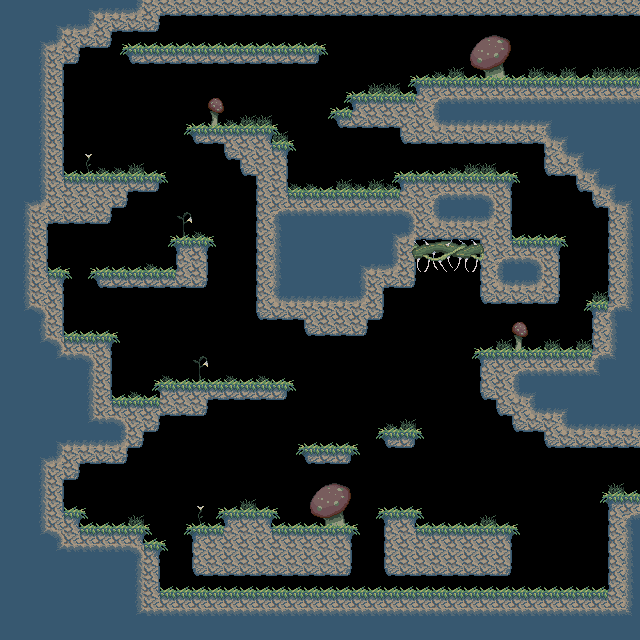

A level layout from a 2D game, rendered from its tile map. Below: a short description, then the map file with tile-grid data replaced by summaries:
An orthogonal 40x40 tile map with 16x16 px tiles, 3 tile layers (FarBack, NearBack, Ground) and 14 objects (4x blockMonster, 2x entrance, 2x exit, 2x pushyMonster, firePlant, ...).

<map version="1.0" orientation="orthogonal" width="40" height="40" tilewidth="16" tileheight="16">
 <properties>
  <property name="name" value="Looper" />
 </properties>
 <tileset firstgid="1" source="tiles.tsx" />
 <layer name="FarBack" width="40" height="40">
  <data>[1600 cells, 74 non-empty, 17 distinct tile ids]</data>
 </layer>
 <layer name="NearBack" width="40" height="40">
  <data>[1600 cells, 246 non-empty, 10 distinct tile ids]</data>
 </layer>
 <layer name="Ground" width="40" height="40">
  <data>[1600 cells, 798 non-empty, 35 distinct tile ids]</data>
 </layer>
 <objectgroup name="Connections" width="40" height="40">
  <object name="topRight" type="entrance" x="592" y="48" width="32" height="32" />
  <object type="exit" x="624" y="16" width="16" height="64">
   <properties>
    <property name="entrance" value="left" />
    <property name="from" value="left" />
    <property name="to" value="pushPop" />
   </properties>
  </object>
  <object type="exit" x="624" y="448" width="16" height="48">
   <properties>
    <property name="entrance" value="left" />
    <property name="from" value="left" />
    <property name="to" value="portcullis" />
   </properties>
  </object>
  <object name="bottomRight" type="entrance" x="608" y="464" width="32" height="32" />
 </objectgroup>
 <objectgroup name="Spawns" width="40" height="40">
  <object type="pushyMonster" x="272" y="32" width="32" height="16">
   <properties>
    <property name="facing" value="left" />
    <property name="state" value="water" />
   </properties>
  </object>
  <object type="blockMonster" x="224" y="32" width="16" height="16">
   <properties>
    <property name="size" value="small" />
   </properties>
  </object>
  <object type="blockMonster" x="112" y="240" width="32" height="32">
   <properties>
    <property name="size" value="medium" />
   </properties>
  </object>
  <object type="blockMonster" x="64" y="288" width="48" height="48">
   <properties>
    <property name="size" value="large" />
   </properties>
  </object>
  <object type="pushyMonster" x="192" y="576" width="32" height="16">
   <properties>
    <property name="facing" value="left" />
    <property name="state" value="normal" />
   </properties>
  </object>
  <object type="firePlant" x="512" y="192" width="48" height="48" />
  <object type="blockMonster" x="400" y="144" width="32" height="32">
   <properties>
    <property name="size" value="medium" />
   </properties>
  </object>
  <object type="balloonMonster" x="432" y="496" width="32" height="32" />
  <object type="fireRoot" x="432" y="272" width="32" height="32" />
  <object type="waterPlant" x="80" y="480" width="48" height="48" />
 </objectgroup>
</map>
